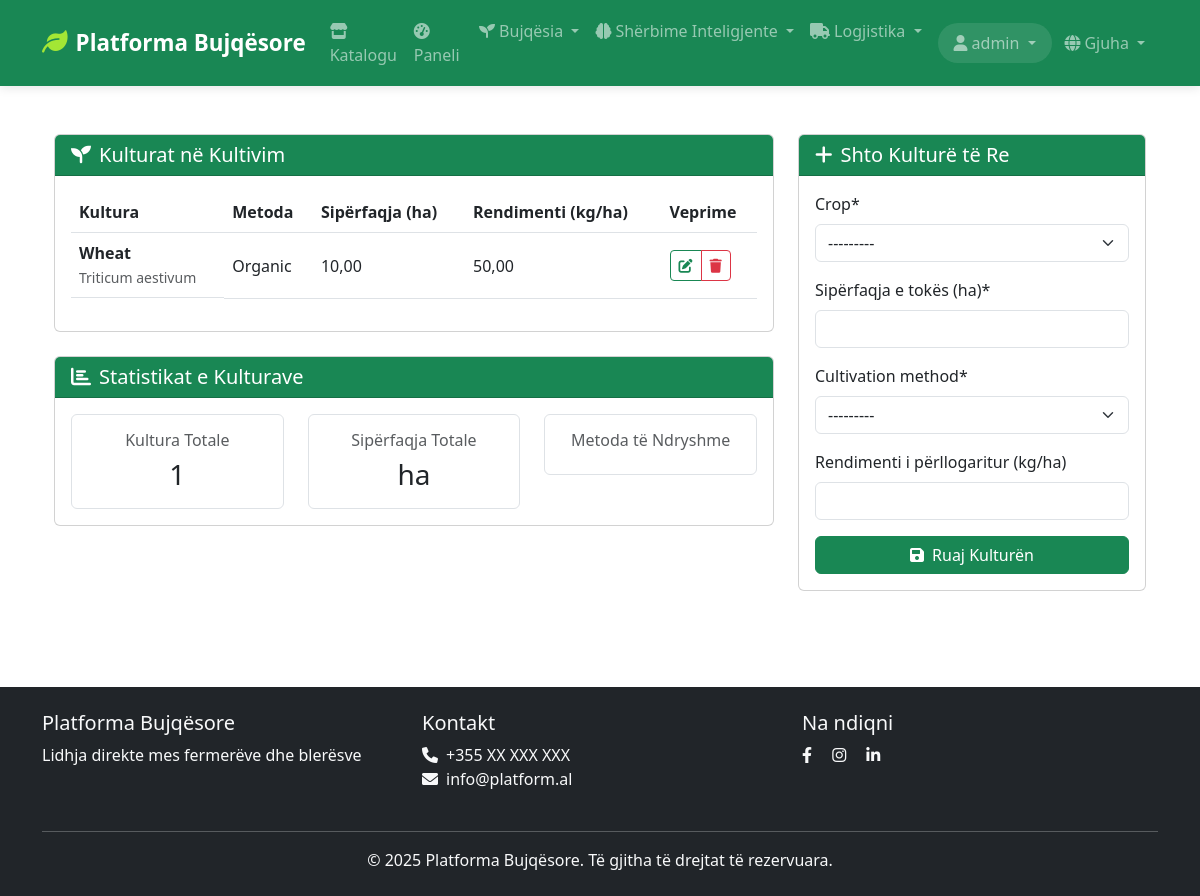
Screenshot of /sq/farmer/crops/ (signed in) with the database file from the repository.
### farmer/models.py (models this page shows, shortened)
class FarmerCrop(models.Model):
    farmer = models.ForeignKey(FarmerProfile, on_delete=models.CASCADE)
    crop = models.ForeignKey(Crop, on_delete=models.CASCADE)
    land_area = models.DecimalField(
        _('Sipërfaqja e tokës (ha)'),
        max_digits=8,
        decimal_places=2
    )
    cultivation_method = models.ForeignKey(
        CultivationMethod,
        on_delete=models.SET_NULL,
        null=True
    )
    estimated_yield = models.DecimalField(
        _('Rendimenti i përllogaritur (kg/ha)'),
        max_digits=10,
        decimal_places=2,
        blank=True,
        null=True
    )
    class Meta:
        verbose_name = _('Kultura e Fermerit')
        verbose_name_plural = _('Kulturat e Fermerit')
        unique_together = ('farmer', 'crop')

class Crop(models.Model):
    name = models.CharField(_('Emri'), max_length=100)
    scientific_name = models.CharField(_('Emri shkencor'), max_length=200, blank=True, null=True)
    name_en = models.CharField(_('Name'), max_length=100, null=True, blank=True)
    name_sq = models.CharField(_('Emri'), max_length=100, null=True, blank=True)
    scientific_name = models.CharField(_('Emri shkencor'), max_length=200, blank=True, null=True)
    scientific_name_en = models.CharField(_('Scientific Name'), max_length=200, blank=True, null=True)
    scientific_name_sq = models.CharField(_('Emri shkencor'), max_length=200, blank=True, null=True)
    description = models.TextField(_('Përshkrimi'), blank=True)
    description_en = models.TextField(_('Description'), blank=True, null=True)
    description_sq = models.TextField(_('Përshkrimi'), blank=True, null=True)
    growing_season = models.CharField(_('Sezoni i rritjes'), max_length=100, blank=True)
    growing_season_en = models.CharField(_('Growing Season'), max_length=100, blank=True, null=True)
    growing_season_sq = models.CharField(_('Sezoni i rritjes'), max_length=100, blank=True, null=True)
    image = models.ImageField(_('Imazhi'), upload_to='crops/', blank=True, null=True)
    class Meta:
        verbose_name = _('Kulturë Bujqësore')
        verbose_name_plural = _('Kulturat Bujqësore')
    def __str__(self):
        return self.name

class CultivationMethod(models.Model):
    name = models.CharField(_('Emri'), max_length=100)
    description = models.TextField(_('Përshkrimi'))
    name_en = models.CharField(_('Name'), max_length=100, null=True, blank=True)
    name_sq = models.CharField(_('Emri'), max_length=100, null=True, blank=True)
    description = models.TextField(_('Përshkrimi'))
    description_en = models.TextField(_('Description'), null=True, blank=True)
    description_sq = models.TextField(_('Përshkrimi'), null=True, blank=True)
    class Meta:
        verbose_name = _('Metoda e Kultivimit')
        verbose_name_plural = _('Metodat e Kultivimit')
    def __str__(self):
        return self.name

### farmer/views.py (the view)
# urls.py: path('crops/', views.manage_crops, name='manage_crops'),
@login_required
def manage_crops(request):
    farmer = request.user.farmer_profile
    if request.method == 'POST':
        form = FarmerCropForm(request.POST)
        if form.is_valid():
            farmer_crop = form.save(commit=False)
            farmer_crop.farmer = farmer
            farmer_crop.save()
            messages.success(request, _('Kultura u shtua me sukses!'))
            return redirect('farmer:manage_crops')
    else:
        form = FarmerCropForm()
    farmer_crops = FarmerCrop.objects.filter(farmer=farmer).select_related('crop', 'cultivation_method')
    return render(request, 'farmer/manage_crops.html', {
        'form': form,
        'farmer_crops': farmer_crops
    })

### templates/farmer/manage_crops.html (shortened to what this page needs)
{% extends 'base.html' %}
{% load static %}
{% load crispy_forms_tags %}
{% block content %}
<div class="container py-4">
    <div class="row">
        <div class="col-lg-8">
            <div class="card mb-4">
                <div class="card-header bg-success text-white">
                    <h5 class="mb-0">
                        <i class="fas fa-seedling me-2"></i>Kulturat në Kultivim
                    </h5>
                </div>
                <div class="card-body">
                    {% if farmer_crops %}
                        <div class="table-responsive">
                            <table class="table table-hover align-middle">
                                <thead>
                                    <tr>
                                        <th>Kultura</th>
                                        <th>Metoda</th>
                                        <th>Sipërfaqja (ha)</th>
                                        <th>Rendimenti (kg/ha)</th>
                                        <th>Veprime</th>
                                    </tr>
                                </thead>
                                <tbody>
                                    {% for crop in farmer_crops %}
                                        <tr>
                                            <td class="d-flex align-items-center">
                                                <div>
                                                    <strong>{{ crop.crop.name }}</strong>
                                                    {% if crop.crop.scientific_name %}
                                                        <br>
                                                        <small class="text-muted">{{ crop.crop.scientific_name }}</small>
                                                    {% endif %}
                                                </div>
                                            </td>
                                            <td>{{ crop.cultivation_method.name }}</td>
                                            <td>{{ crop.land_area }}</td>
                                            <td>{{ crop.estimated_yield|default:"-" }}</td>
                                            <td>
                                                <div class="btn-group">
                                                    <a href="{% url 'farmer:update_crop' crop.pk %}"
                                                       class="btn btn-sm btn-outline-success">
                                                        <i class="fas fa-edit"></i>
                                                    </a>
                                                    <a href="{% url 'farmer:delete_crop' crop.pk %}"
                                                       class="btn btn-sm btn-outline-danger">
                                                        <i class="fas fa-trash"></i>
                                                    </a>
                                                </div>
                                            </td>
                                        </tr>
                                    {% endfor %}
                                </tbody>
                            </table>
                        </div>
                    {% else %}
                        <div class="text-center py-4">
                            <p class="text-muted mb-0">Nuk keni regjistruar asnjë kulturë ende.</p>
                        </div>
                    {% endif %}
                </div>
            </div>
            <div class="card">
                <div class="card-header bg-success text-white">
                    <h5 class="mb-0">
                        <i class="fas fa-chart-bar me-2"></i>Statistikat e Kulturave
                    </h5>
                </div>
                <div class="card-body">
                    <div class="row g-4">
                        <div class="col-md-4">
                            <div class="border rounded p-3 text-center">
                                <h6 class="text-muted mb-2">Kultura Totale</h6>
                                <h3 class="mb-0">{{ farmer_crops|length }}</h3>
                            </div>
                        </div>
                        <div class="col-md-4">
                            <div class="border rounded p-3 text-center">
                                <h6 class="text-muted mb-2">Sipërfaqja Totale</h6>
                                <h3 class="mb-0">{{ total_area|floatformat:2 }} ha</h3>
                            </div>
                        </div>
                        <div class="col-md-4">
                            <div class="border rounded p-3 text-center">
                                <h6 class="text-muted mb-2">Metoda të Ndryshme</h6>
                            </div>
                        </div>
                    </div>
                </div>
            </div>
        </div>
        <div class="col-lg-4">
            <div class="card sticky-top" style="top: 1rem;">
                <div class="card-header bg-success text-white">
                    <h5 class="mb-0">
                        <i class="fas fa-plus me-2"></i>Shto Kulturë të Re
                    </h5>
                </div>
                <div class="card-body">
                    <form method="post" class="crop-form">
                        {{ form|crispy }}
                        <div class="d-grid">
                            <button type="submit" class="btn btn-success">
                                <i class="fas fa-save me-2"></i>Ruaj Kulturën
                            </button>
                        </div>
                    </form>
                </div>
            </div>
        </div>
    </div>
</div>
{% endblock %}

### templates/base.html (shortened to what this page needs)
<!DOCTYPE html>
<html lang="sq">
<head>
    {% load i18n %}
    <link href="https://cdn.jsdelivr.net/npm/bootstrap@5.3.0/dist/css/bootstrap.min.css" rel="stylesheet">
    <link href="https://cdnjs.cloudflare.com/ajax/libs/font-awesome/6.0.0/css/all.min.css" rel="stylesheet">
    {% load static %}
    <link href="{% static 'css/style.css' %}" rel="stylesheet">
</head>
<body>
    <nav class="navbar navbar-expand-lg navbar-dark bg-success">
        <div class="container">
            <a class="navbar-brand" href="{% url 'home' %}">
                <i class="fas fa-leaf me-2"></i>{% trans "Platforma Bujqësore" %}
            </a>
            <div class="collapse navbar-collapse" id="navbarNav">
                <ul class="navbar-nav me-auto">
                    <li class="nav-item">
                        <a class="nav-link" href="{% url 'product:list' %}">
                            <i class="fas fa-store me-1"></i>{% trans "Katalogu" %}
                        </a>
                    </li>
                    {% if user.is_authenticated %}
                        {% if user.farmer_profile %}
                            <li class="nav-item">
                                <a class="nav-link" href="{% url 'farmer:dashboard' %}">
                                    <i class="fas fa-tachometer-alt me-1"></i>{% trans "Paneli" %}
                                </a>
                            </li>
                            <li class="nav-item dropdown">
                                <a class="nav-link dropdown-toggle" href="#" id="farmerDropdown" role="button" data-bs-toggle="dropdown">
                                    <i class="fas fa-seedling me-1"></i>{% trans "Bujqësia" %}
                                </a>
                            </li>
                            <li class="nav-item dropdown">
                                <a class="nav-link dropdown-toggle" href="#" id="smartServicesDropdown" role="button" data-bs-toggle="dropdown">
                                    <i class="fas fa-brain me-1"></i>{% trans "Shërbime Inteligjente" %}
                                </a>
                            </li>
                        {% endif %}
                        <li class="nav-item dropdown">
                            <a class="nav-link dropdown-toggle" href="#" id="logisticsDropdown" role="button" data-bs-toggle="dropdown">
                                <i class="fas fa-truck me-1"></i>{% trans "Logjistika" %}
                            </a>
                        </li>
                    {% endif %}
                </ul>
                <ul class="navbar-nav">
                    {% if user.is_authenticated %}
                        <li class="nav-item dropdown">
                            <a class="nav-link dropdown-toggle" href="#" id="userDropdown" role="button" data-bs-toggle="dropdown">
                                <i class="fas fa-user me-1"></i>{{ user.get_full_name|default:user.username }}
                            </a>
                        </li>
                        <li class="nav-item dropdown">
                            <a class="nav-link dropdown-toggle" href="#" id="languageDropdown" role="button" data-bs-toggle="dropdown">
                                <i class="fas fa-globe me-1"></i>{% trans "Gjuha" %}
                            </a>
                        </li>
                    {% endif %}
                </ul>
            </div>
        </div>
    </nav>
    <main class="container py-4">
        {% block content %}
        {% endblock %}
    </main>
    <footer class="bg-dark text-light py-4 mt-5">
        <div class="container">
            <div class="row">
                <div class="col-md-4">
                    <h5>{% trans "Platforma Bujqësore" %}</h5>
                    <p>{% trans "Lidhja direkte mes fermerëve dhe blerësve" %}</p>
                </div>
                <div class="col-md-4">
                    <h5>{% trans "Kontakt" %}</h5>
                    <ul class="list-unstyled">
                        <li><i class="fas fa-phone me-2"></i>+355 XX XXX XXX</li>
                        <li><i class="fas fa-envelope me-2"></i>info@platform.al</li>
                    </ul>
                </div>
                <div class="col-md-4">
                    <h5>{% trans "Na ndiqni" %}</h5>
                    <div class="social-links">
                        <a href="#" class="text-light me-3"><i class="fab fa-facebook-f"></i></a>
                        <a href="#" class="text-light me-3"><i class="fab fa-instagram"></i></a>
                        <a href="#" class="text-light"><i class="fab fa-linkedin-in"></i></a>
                    </div>
                </div>
            </div>
            <hr class="mt-4">
            <div class="text-center">
                <p class="mb-0">&copy; {% now "Y" %} {% trans "Platforma Bujqësore" %}. {% trans "Të gjitha të drejtat të rezervuara." %}</p>
            </div>
        </div>
    </footer>
</body>
</html>

### rows the page displays
FarmerCrop: crop.name "Wheat", crop.scientific_name "Triticum aestivum", cultivation_method.name "Organic", land_area "10,00", estimated_yield "50,00"

### other values shown
{{ user.get_full_name|default:user.username }} "admin"
{{ farmer_crops|length }} "1"
